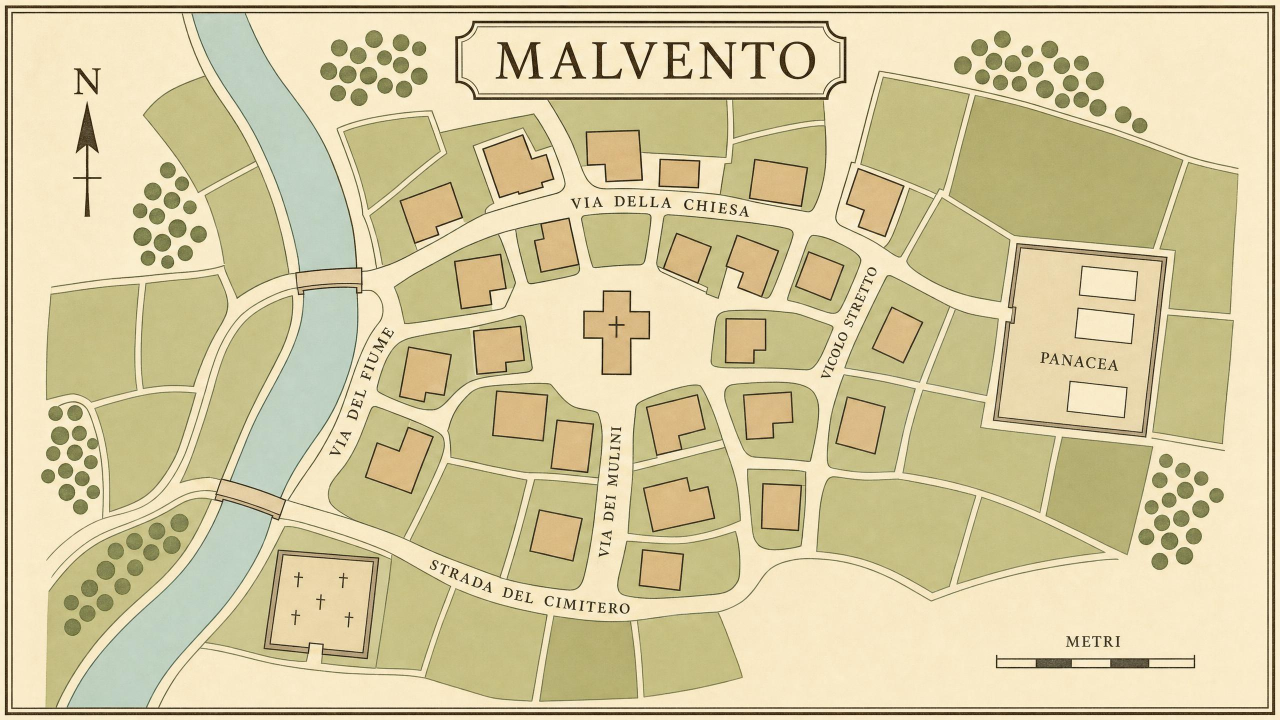
#> input picture art/scrivania/mappa_pianta/schematica.jpg, 2560 x 1440 px (shown at 1/2 size)
$ python mappa.py
#> lines starting #> are read from the running program, lines starting #| are printed output that depends on the picture; after the words box and inside, x2 and y2 are one past the last pixel; in counts of white or black regions, pixels touching at a corner belong together
### tools/mappa_forme.py
"""Le forme del paese, ricavate dalla pianta schematica (art/scrivania/mappa_pianta/schematica.jpg, GPT Image 2, 26
ottobre): isolati, case, chiesa, fiume, ponti, alberi, cimitero, il recinto della PANACEA coi prefabbricati e le
strade. Le usano la mappa in 3D (tools/mappa.py) e la planimetria tecnica (tools/mappa_tecnica.py). Le misure sono
in punti della pianta, 2560 x 1440.
"""
import math
from pathlib import Path

import cv2
import numpy as np
from PIL import Image
from skimage.morphology import skeletonize

RADICE = Path(__file__).resolve().parent.parent
BASE = RADICE / "art/scrivania/mappa_pianta/schematica.jpg"
W, H = 2560, 1440


def classi():
    im = np.asarray(Image.open(BASE).convert("RGB").resize((W, H), Image.LANCZOS), np.float32)
    centri = {"carta": (248, 232, 200), "campo": (200, 200, 136), "campo2": (184, 184, 120), "cachi": (200, 184, 136),
              "casa": (216, 184, 136), "speciale": (216, 200, 168), "fiume": (196, 216, 200), "albero": (136, 120, 88),
              "inchiostro": (70, 62, 50)}
    nomi = list(centri)
    c = np.array([centri[n] for n in nomi], np.float32)
    d = ((im[:, :, None, :] - c[None, None]) ** 2).sum(-1)
    cl = d.argmin(-1)
    return {n: (cl == i) for i, n in enumerate(nomi)}


def k(n):
    return cv2.getStructuringElement(cv2.MORPH_ELLIPSE, (n, n))


def pulisci(m, apri=3, chiudi=3):
    m = m.astype(np.uint8)
    if chiudi:
        m = cv2.morphologyEx(m, cv2.MORPH_CLOSE, k(chiudi))
    if apri:
        m = cv2.morphologyEx(m, cv2.MORPH_OPEN, k(apri))
    return m


def riempi_buchi(m):
    f = (m > 0).astype(np.uint8)
    h, w = f.shape
    inv = (1 - f).astype(np.uint8)
    cv2.floodFill(inv, np.zeros((h + 2, w + 2), np.uint8), (0, 0), 2)
    return ((inv != 2) | (f > 0)).astype(np.uint8)


def poligoni(m, eps, area_min, allarga=0):
    if allarga:
        m = cv2.dilate(m.astype(np.uint8), k(allarga * 2 + 1))
    cs, _ = cv2.findContours(m.astype(np.uint8), cv2.RETR_EXTERNAL, cv2.CHAIN_APPROX_NONE)
    out = []
    for c in cs:
        if cv2.contourArea(c) < area_min:
            continue
        out.append(cv2.approxPolyDP(c, eps, True)[:, 0, :].astype(np.float32))
    return out


def potatura(sk, passi):
    """toglie i rametti dello scheletro: per "passi" volte, i punti con un solo vicino"""
    sk = sk.astype(np.uint8)
    kern = np.ones((3, 3), np.uint8)
    for _ in range(passi):
        vicini = cv2.filter2D(sk, -1, kern, borderType=cv2.BORDER_CONSTANT) - sk
        sk = sk & ~((vicini <= 1) & (sk > 0)).astype(np.uint8) & 1
    return sk


def strade(pieno):
    """le linee di mezzo delle strade: lo scheletro dello spazio libero tra isolati, case, fiume, cimitero e recinto,
    tenuto solo dove e' una strada, cioe' stretto (mezza larghezza tra 5 e 44 punti): niente sentierini tra i campi,
    niente piazza e niente bordo bianco attorno al paese; poi via i rametti"""
    libero = (pieno == 0).astype(np.uint8)
    larg = cv2.distanceTransform(libero, cv2.DIST_L2, 5)
    sk = skeletonize(libero > 0).astype(np.uint8)
    sk = (sk > 0) & (larg >= 5) & (larg <= 44)
    sk = potatura(sk.astype(np.uint8), 22)
    n, lab, stat, _ = cv2.connectedComponentsWithStats(sk.astype(np.uint8), connectivity=8)
    tieni = np.zeros(sk.shape, np.uint8)
    for i in range(1, n):
        if stat[i][4] > 80:
            tieni[lab == i] = 1
    # quanto e' larga la strada in ogni punto della linea: le strade vere sono piu' larghe dei sentieri tra i campi
    return tieni, ((libero > 0) & (larg <= 46)).astype(np.uint8), larg * tieni


def forme():
    c = classi()
#> in classi, `cl = d.argmin(-1)`:
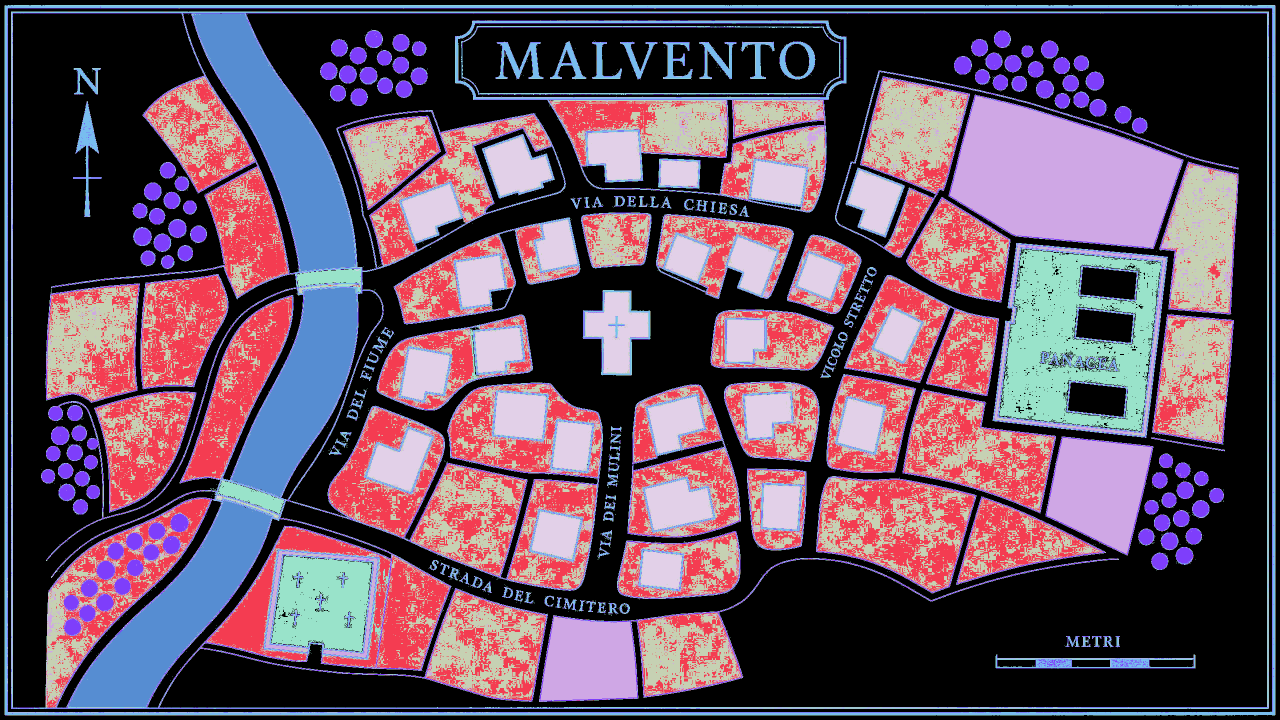
#> cl: shape (1440, 2560) int64 (shown at 1/2 size); 9 distinct labels, from 0 to 8; one colour per label, 0 black
    verde = c["campo"] | c["cachi"] | c["campo2"]
    isolati = riempi_buchi(pulisci(verde, apri=5, chiudi=9))
    # via i pezzetti: le scritte delle vie, coi bordi sfumati, a volte sembrano verdi
    n, lab, stat, _ = cv2.connectedComponentsWithStats(isolati)
    for i in range(1, n):
        if stat[i][4] < 4000:
            isolati[lab == i] = 0
    case = pulisci(c["casa"], apri=5, chiudi=5)
    speciali = pulisci(c["speciale"], apri=5, chiudi=5)
    fiume = pulisci(c["fiume"], apri=5, chiudi=7)
    prati = pulisci(c["campo2"], apri=9, chiudi=9)
    # gli alberi: i pallini scuri, uno per uno
    n, lab, stat, cen = cv2.connectedComponentsWithStats(pulisci(c["albero"], apri=3, chiudi=0))
    alberi = [(cen[i][0], cen[i][1], math.sqrt(stat[i][4] / math.pi)) for i in range(1, n) if 60 < stat[i][4] < 2500]
    # le aree speciali: il recinto della ditta (a destra), il cimitero (in basso a sinistra), i ponti (sul fiume)
    n, lab, stat, cen = cv2.connectedComponentsWithStats(speciali)
    ditta = cimitero = None
    ponti = []
    for i in range(1, n):
        x, y, w, h, a = stat[i]
        if a < 400:
            continue
        m = (lab == i).astype(np.uint8)
        if x > W * 0.7 and a > 20000:
            ditta = m
        elif x < W * 0.4 and y > H * 0.6 and a > 20000:
            cimitero = m
        else:
            ponti.append(m)
    # i prefabbricati della ditta: i rettangoli bianchi dentro il recinto
    prefab = []
    if ditta is not None:
        pieno = riempi_buchi(ditta)
        dentro = (pieno > 0) & ~(ditta > 0) & c["carta"]
        prefab = poligoni(pulisci(dentro, apri=5, chiudi=3), 2.0, 800)
        ditta = pieno
    if cimitero is not None:
        cimitero = riempi_buchi(cimitero)
    pieno = (isolati > 0) | (fiume > 0) | (case > 0)
    for m in (ditta, cimitero):
        if m is not None:
            pieno |= m > 0
    linee, area_strade, larghezza = strade(pieno.astype(np.uint8))
    return dict(isolati=isolati, case=case, fiume=fiume, prati=prati, alberi=alberi, ditta=ditta, cimitero=cimitero,
                ponti=ponti, prefab=prefab, strade=linee, area_strade=area_strade, larghezza=larghezza)

### tools/mappa.py
"""La mappa di Malvento in 3D (27 ottobre, sera). Dopo la pianta "troppo poco curata", la prima prova con gli oggetti
incollati ("sembra fatta da un bambino all'asilo") e la planimetria tecnica (tools/mappa_tecnica.py), l'utente manda la
mappa di Night City di Cyberpunk 2077: "prova ad ispirarti a questa per la mappa", "cambiamo stile quindi".

Il paese diventa un plastico luminoso visto dall'alto in obliquo, su fondo blu notte: le case sono blocchi azzurri
con gli spigoli accesi, le strade linee gialle, la montagna una rete di curve di livello; sopra, le etichette gialle
con il filo che scende sul posto e il pannello coi nomi. Le forme vengono dalla pianta schematica (mappa_forme.py).

I passi:
1. qui: le forme -> art/scrivania/mappa3d/forme.json e la texture del terreno (terreno.png: strade, isolati, rive,
   recinto della ditta, cimitero, alberi);
2. Blender (art/scrivania/mappa3d/scena.py): il paese in 3D sul pendio, la foto in prospettiva (render.png) e dove
   cadono sullo schermo case, luoghi ed etichette (proiezioni.json);
3. qui: le etichette, il pannello e gioco/img/mappa.jpg; le posizioni sullo schermo vanno in gioco/js/mappa3d.js (le
   usano gli spilli e la scheda della casa; la pianta, TETTI in dati.js, resta per le distanze del contagio).

Uso: python3 tools/mappa.py [forme|render|componi|tutto]   (di base: tutto)
     python3 tools/mappa.py componi en   la mappa coi nomi in inglese (29 ottobre, sera: «basta parole italiane»):
     tools/lingua/immagini_en/img/mappa.jpg e quella piccola della scrivania; finiscono nel catalogo inglese
"""
import json
import math
import os
import subprocess
import sys
from pathlib import Path

import cv2
import numpy as np
from PIL import Image, ImageDraw, ImageFilter, ImageFont

sys.path.insert(0, str(Path(__file__).resolve().parent))
import mappa_forme as mf  # noqa: E402

RADICE = Path(__file__).resolve().parent.parent
CART = RADICE / "art/scrivania/mappa3d"
FONT = CART / "font"
USCITA = RADICE / "gioco/img/mappa.jpg"
JS = RADICE / "gioco/js/mappa3d.js"
BLENDER = os.environ.get("BLENDER", "blender")
W, H = mf.W, mf.H
T = 1.6  # la texture del terreno e' 1,6 volte la pianta: 4096 x 2304

# le etichette delle vie e dei luoghi: il testo e il punto della pianta su cui scende il filo
ETICHETTE = [
    ("VIA DELLA CHIESA", (1480, 408)),
    ("VIA DEL FIUME", (790, 900)),
    ("VIA DEI MULINI", (1228, 1000)),
    ("VICOLO STRETTO", (1700, 640)),
    ("STRADA DEL CIMITERO", (1000, 1172)),
    ("TORRENTE", (470, 1060)),
]
# i nomi in inglese (tools/lingua/GUIDA.md, «I nomi in inglese»)
INGLESE = {
    "VIA DELLA CHIESA": "CHURCH STREET", "VIA DEL FIUME": "RIVER STREET", "VIA DEI MULINI": "MILL STREET",
    "VICOLO STRETTO": "NARROW LANE", "STRADA DEL CIMITERO": "CEMETERY ROAD", "TORRENTE": "THE CREEK",
    "Chiesa di S. Rocco": "Church of St. Roch", "Cimitero": "Cemetery", "Recinto PANACEA": "PANACEA compound",
    "CASE": "HOUSES", "segnalata": "reported", "visitata": "visited", "croce sulla porta": "cross on the door",
    "nessuna segnalazione": "not reported",
}
# i numeri dei luoghi nel pannello e i loro punti
LUOGHI = {"chiesa": (1233, 717), "cimitero": (650, 1245), "ditta": (2090, 662)}


def esporta_forme():
    F = mf.forme()
#> in forme, `c = classi()`: c = 9 items
#> in forme, `n, lab, stat, _ = cv2.connectedComponentsWithStats(isolati)`:
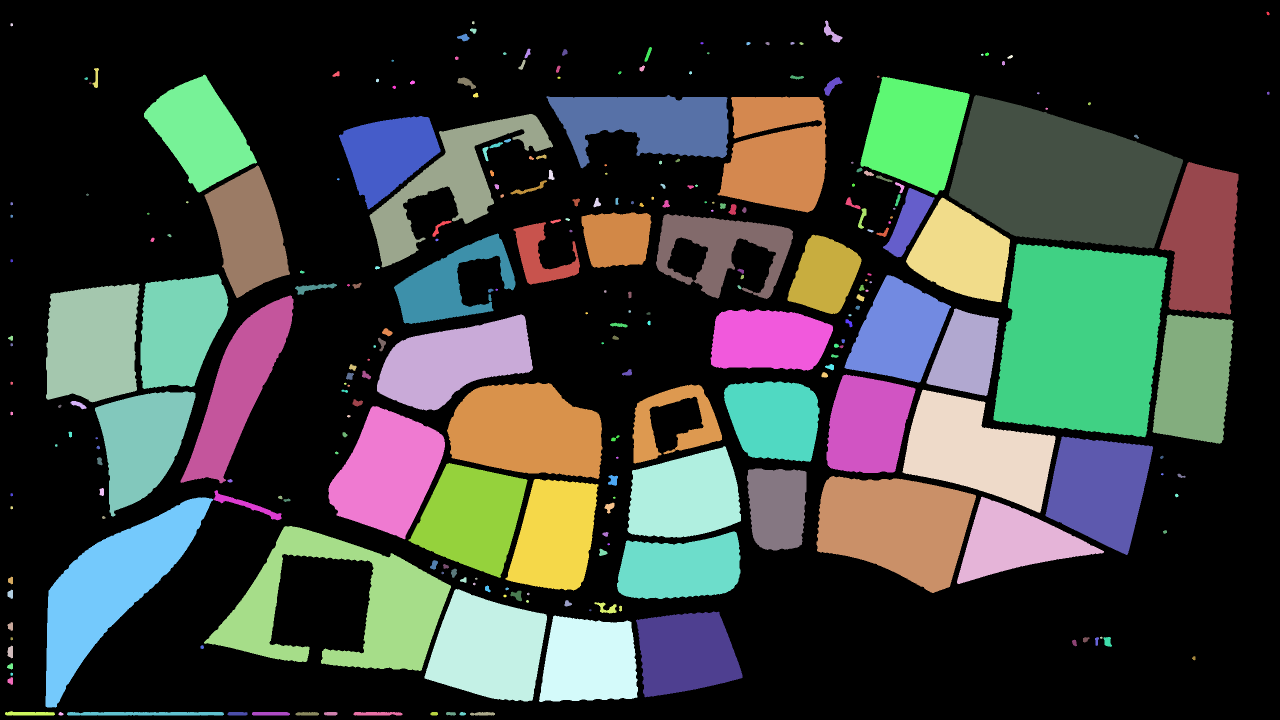
#> lab: shape (1440, 2560) int32 (shown at 1/2 size); 274 distinct labels, from 0 to 273; one colour per label, 0 black
#> in forme, `n, lab, stat, _ = cv2.connectedComponentsWithStats(isolati)`: n = 274; stat = 274 rows, first 6: [0, 0, 2560, 1440, 2165976], [2533, 23, 6, 8, 33], [1648, 41, 37, 44, 570], [944, 42, 5, 7, 27], [21, 46, 5, 7, 27], [940, 57, 13, 11, 95]
#> after the loop in forme, `for i in range(1, n):`:
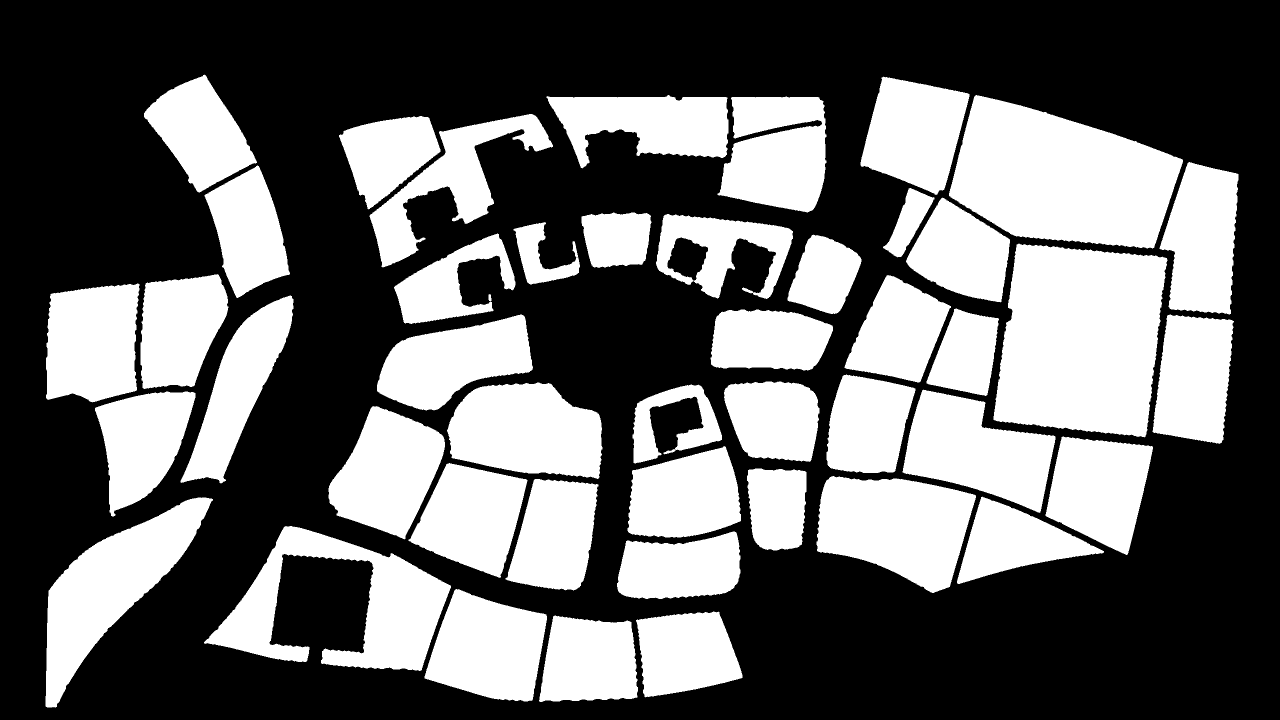
#> isolati: shape (1440, 2560) (shown at 1/2 size); values 0 (black) and 1 (white), 40.5% white; 45 white regions, largest, box (x1, y1, x2, y2) and area: (1987, 487, 2335, 875) 109334, (1898, 190, 2366, 497) 97373, (408, 1052, 902, 1342) 57515
#> in forme, `n, lab, stat, cen = cv2.connectedComponentsWithStats(pulisci(c["albero..`: n = 599; stat = 599 rows, first 6: [0, 0, 2560, 1440, 3614900], [731, 61, 33, 34, 853], [1988, 61, 32, 34, 792], [786, 69, 32, 32, 788], [662, 79, 32, 34, 787], [1943, 79, 32, 33, 794]; cen = 599 pairs, first value 93 to 2466, second value 77.51 to 1401
#> in forme, `alberi = [(cen[i][0], cen[i][1], math.sqrt(stat[i][4] / math.pi)) for ..`: alberi = 94 items, first 6: (747.4, 77.51, 16.48), (2003.9, 77.81, 15.88), (801.5, 84.79, 15.84), (677.9, 95.4, 15.83), (1958.3, 94.75, 15.9), (837.7, 96.87, 13.11)
#> in forme, `n, lab, stat, cen = cv2.connectedComponentsWithStats(speciali)`: n = 256; stat = 256 rows, first 6: [0, 0, 2560, 1440, 3562855], [859, 220, 7, 6, 28], [1124, 247, 6, 7, 29], [688, 249, 5, 5, 17], [1234, 259, 12, 6, 64], [1202, 260, 9, 6, 46]; cen = 256 pairs, first value 249 to 2373, second value 222.4 to 1355
#> the loop in forme, `for i in range(1, n):` made 255 passes
#> after the loop in forme, `for i in range(1, n):`: ponti = 4 items
#> in poligoni, `cs, _ = cv2.findContours(m.astype(np.uint8), cv2.RETR_EXTERNAL, cv2.CH..`: cs = 6 contours, 3 with area under 20; largest, box (x1, y1, x2, y2) and area: (2136, 765, 2252, 833) 6201, (2152, 618, 2266, 685) 5954, (2161, 534, 2273, 599) 5757
#> the loop in poligoni, `for c in cs:` made 6 passes
#> after the loop in poligoni, `for c in cs:`: out = 3 point arrays, longest 6 points
#> the loop in forme, `for m in (ditta, cimitero):` made 2 passes
#> in strade, `sk = (sk > 0) & (larg >= 5) & (larg <= 44)`:
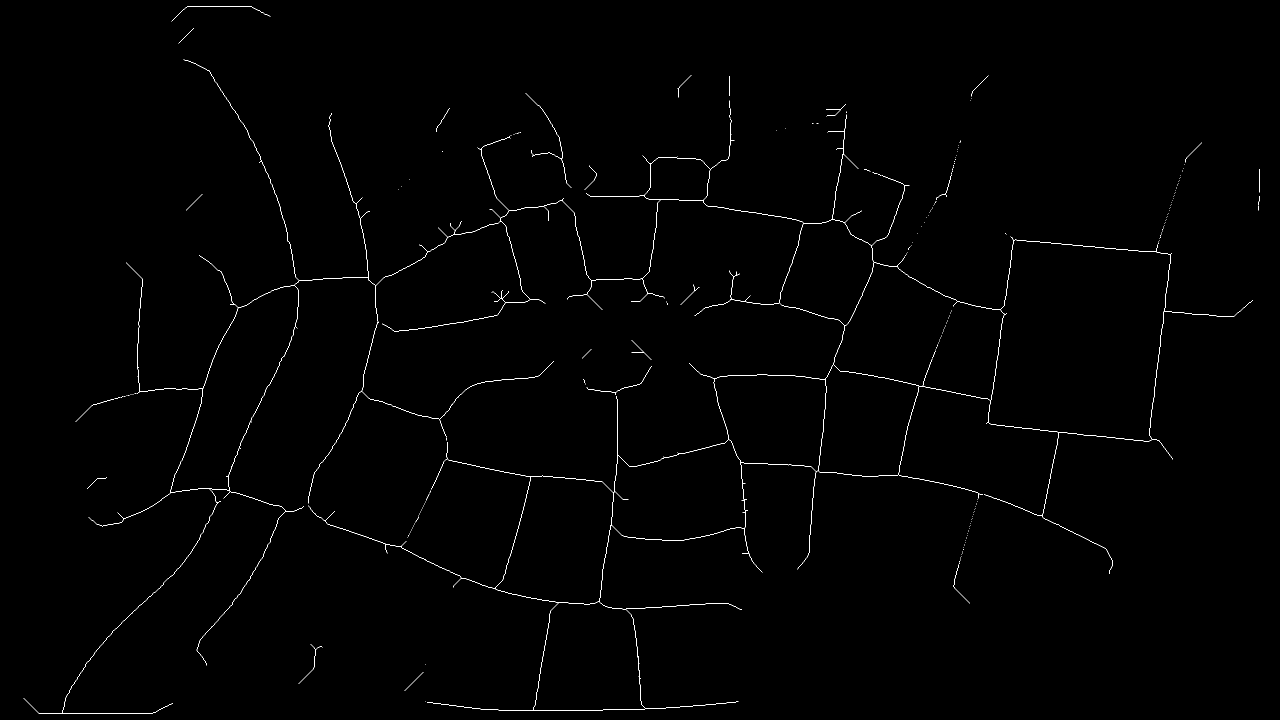
#> sk: shape (1440, 2560) bool (shown at 1/2 size); 0.52% white in thin lines or dots
#> in strade, `n, lab, stat, _ = cv2.connectedComponentsWithStats(sk.astype(np.uint8)..`: n = 16; stat = 16 rows, first 6: [0, 0, 2560, 1440, 3670079], [365, 13, 154, 9, 154], [69, 126, 2415, 1302, 15655], [1356, 172, 5, 6, 7], [1066, 208, 65, 146, 206], [1674, 218, 8, 8, 15]
#> F = 12 items
    case = mf.poligoni(F["case"], 2.4, 250, allarga=1)
#> in poligoni (call 2), `cs, _ = cv2.findContours(m.astype(np.uint8), cv2.RETR_EXTERNAL, cv2.CH..`: cs = 27 contours; largest, box (x1, y1, x2, y2) and area: (1170, 583, 1297, 748) 11888, (970, 272, 1105, 392) 9786, (1290, 959, 1426, 1061) 9576, (735, 858, 864, 983) 8744, (1174, 262, 1282, 362) 8540
#> the loop in poligoni (call 2), `for c in cs:` made 27 passes
#> case = 26 point arrays, longest 15 points
    # i numeri delle case: la casa della pianta piu' vicina al centro dell'ellisse di TETTI (gioco/js/dati.js)
    tetti = tetti_da_dati()
    numerate = {}
    for i, (_, _, ex, ey, _, _) in enumerate(tetti):
        c = np.array([ex * W, ey * H])
        j = int(np.argmin([np.hypot(*(p.mean(0) - c)) for p in case]))
        numerate[j] = i + 1
    edifici = []
    for j, p in enumerate(case):
        c = p.mean(0)
        chiesa = abs(c[0] / W - 0.4816) < 0.03 and abs(c[1] / H - 0.48) < 0.06
        edifici.append({"punti": p.round(1).tolist(), "casa": numerate.get(j), "chiesa": bool(chiesa)})
    # per ogni etichetta, piu' punti possibili lungo la sua via (sulla linea gialla, vicino al punto scelto): la
    # composizione prende quello dove il cartellino non copre spilli, pannello e altre etichette
    linea = np.argwhere(F["strade"] > 0)[:, ::-1].astype(np.float32)
    etichette = []
    for t, p in ETICHETTE:
        d = np.hypot(*(linea - np.array(p, np.float32)).T)
        vicini = linea[d < 230]
        scelti = []
        for q in vicini[np.argsort(np.hypot(*(vicini - np.array(p, np.float32)).T))]:
            if all(np.hypot(*(q - np.array(r))) > 24 for r in scelti):
                scelti.append(q.tolist())
            if len(scelti) >= 18:
                break
        etichette.append({"testo": t, "punto": p, "candidati": [p] + scelti})
    dati = {"larghezza": W, "altezza": H, "edifici": edifici,
            "prefab": [p.round(1).tolist() for p in F["prefab"]], "etichette": etichette, "luoghi": LUOGHI}
    CART.mkdir(parents=True, exist_ok=True)
    (CART / "forme.json").write_text(json.dumps(dati))
    terreno(F)
    print("forme e terreno ok:", len(edifici), "edifici,", len(numerate), "case numerate")


def tetti_da_dati():
#> (the run stopped early here; a loop or call above may not have finished)
